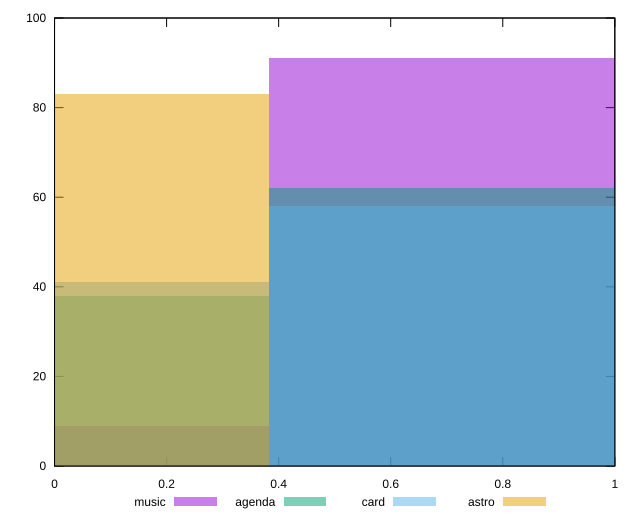

This figure's gnuplot source:
reset

$music <<EOF
0 9
0.7670090640892333 91
EOF

$agenda <<EOF
0 38
0.7670090640892333 62
EOF

$card <<EOF
0 41
0.7670090640892333 58
EOF

$astro <<EOF
0 83
EOF

set key outside below
set boxwidth 0.7670090640892333
set xrange [0:1]
set yrange [0:100]
set trange [0:100]
set style fill transparent solid 0.5 noborder
set terminal svg size 640, 520 enhanced background rgb 'white'
set output "reports/report_00027_2021-02-24T12-40-31.850Z/speed-index/comparison/histogram/all_score.svg"

plot $music title "music" with boxes, \
     $agenda title "agenda" with boxes, \
     $card title "card" with boxes, \
     $astro title "astro" with boxes

reset
